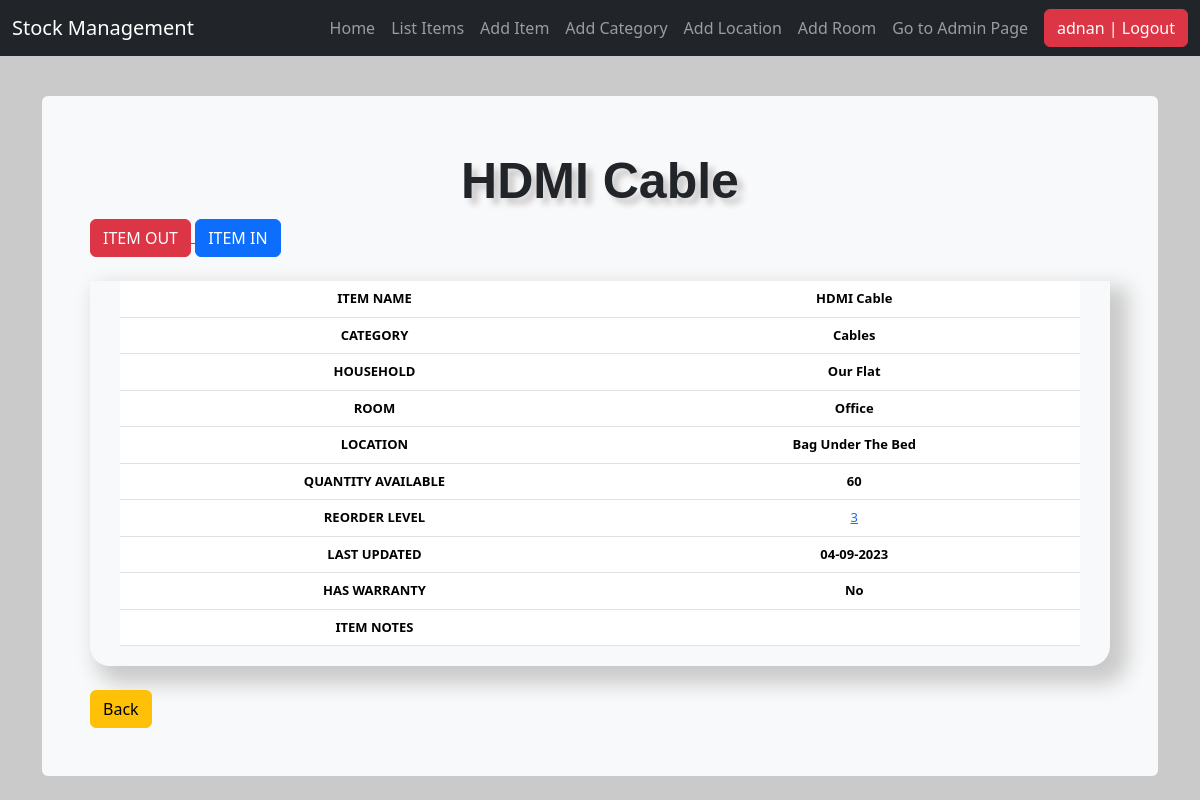
The page /item_detail/10/ (signed in) on the database as committed earlier.
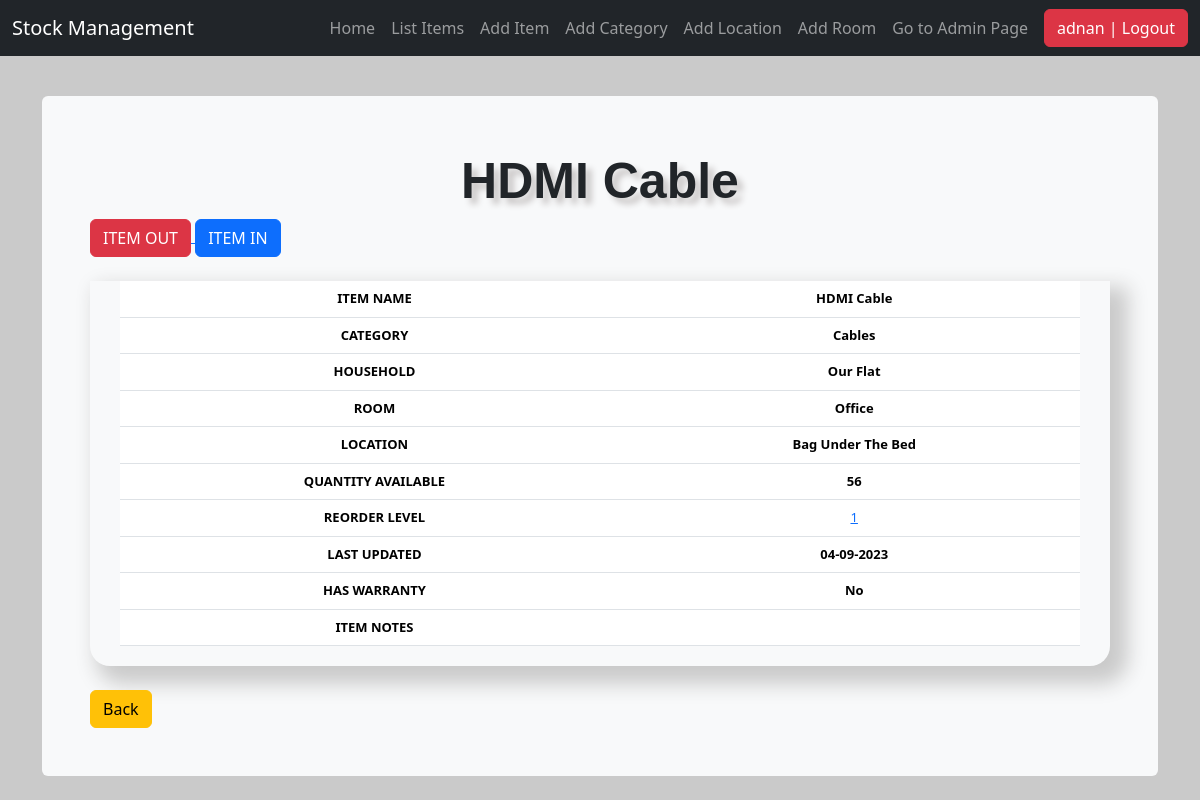
The same page on the database as committed later.
### stockmgmt/models.py (models this page shows, shortened)
class Stock(models.Model):
    household = models.ForeignKey(
        Household, on_delete=models.CASCADE, blank=True)
    room = models.ForeignKey(Room, on_delete=models.CASCADE, blank=True)
    location = models.ForeignKey(
        Location, on_delete=models.CASCADE, blank=True)
    category = models.ForeignKey(
        Category, on_delete=models.CASCADE, blank=True)
    item_name = models.CharField(max_length=50, blank=True, null=True)
    quantity = models.IntegerField(default='0', blank=True, null=True)
    receive_quantity = models.IntegerField(default='0', blank=True, null=True)
    receive_by = models.CharField(max_length=50, blank=True, null=True)
    issue_quantity = models.IntegerField(default='0', blank=True, null=True)
    issue_by = models.CharField(max_length=50, blank=True, null=True)
    issue_to = models.CharField(max_length=50, blank=True, null=True)
    item_usage = models.TextField(max_length=500, blank=True, null=True)
    phone_number = models.CharField(max_length=50, blank=True, null=True)
    created_by = models.CharField(max_length=50, blank=True, null=True)
    reorder_level = models.IntegerField(default='3', blank=True, null=True)
    timestamp = models.DateTimeField(auto_now_add=True, auto_now=False)
    last_updated = models.DateTimeField(auto_now_add=False, auto_now=True)
    has_warranty = models.BooleanField(default=False, blank=False, null=True)
    item_notes = models.TextField(max_length=500, blank=True, null=True)

class Category(models.Model):
    name = models.CharField(max_length=50, blank=True, null=True,
                            help_text="What category is the item related to? (such Cables/Computer Parts/Tools?)")
    def __str__(self):
        return self.name.title() if self.name else ""

class Household(models.Model):
    name = models.CharField(max_length=50, blank=True, null=True)
    def __str__(self):
        return self.name.title() if self.name else ""

class Room(models.Model):
    name = models.CharField(max_length=50, blank=True,
                            null=True, help_text="Which room is the item at?")
    def __str__(self):
        return self.name.title() if self.name else ""

class Location(models.Model):
    name = models.CharField(max_length=50, blank=True,
                            null=True, help_text="Where is the item located?")
    def __str__(self):
        return self.name.title() if self.name else ""

### stockmgmt/views.py (the view)
# urls.py: path('item_detail/<str:pk>/', views.item_detail, name="item_detail"),
@login_required
def item_detail(request, pk):
    queryset = Stock.objects.get(id=pk)
    context = {
        "title": queryset.item_name,
        "queryset": queryset,
    }
    return render(request, "./includes/item_detail.html", context)

### stockmgmt/templates/includes/item_detail.html (shortened to what this page needs)
{% extends 'base.html' %}
{% load crispy_forms_tags %}
{% block content %}
<a href="{% url 'issue_items' queryset.id %}">
    <div class='btn btn-danger'>ITEM OUT</div>
</a>
<a href="{% url 'receive_items' queryset.id %}">
    <div class='btn btn-primary'>ITEM IN</div>
</a>
<br><br>
<div class="display_table">
    <table class='table'>
        <tr>
            <th>ITEM NAME</th>
            <th>{{queryset.item_name}}</th>
        </tr>
        <tr>
            <th>CATEGORY</th>
            <th>{{queryset.category}}</th>
        </tr>
        <tr>
            <th>HOUSEHOLD</th>
            <th>{{queryset.household}}</th>
        </tr>
        <tr>
            <th>ROOM</th>
            <th>{{queryset.room}}</th>
        </tr>
        <tr>
            <th>LOCATION</th>
            <th>{{queryset.location}}</th>
        </tr>
        <tr>
            <th>QUANTITY AVAILABLE</th>
            <th>{{queryset.quantity}}</th>
        </tr>
        <tr>
            <th>REORDER LEVEL</th>
            <td>{% if request.user.is_superuser %}
                <a href="{% url 'reorder_level' queryset.id %}">
                    {%endif%}
                    {{queryset.reorder_level}}
                </a>
            </td>
        </tr>
        <tr>
            <th>LAST UPDATED</th>
            <th>{{queryset.last_updated|date:"d-m-Y"}}</th>
        </tr>
        <tr>
            <th>HAS WARRANTY</th>
            <th>{% if instance.has_warranty %}
                Yes
                {% else %}
                No
                {% endif %}
            </th>
        </tr>
        <tr>
            <th>ITEM NOTES</th>
            <th>{{queryset.item_notes}}</th>
        </tr>
    </table>
</div>
<br />
<div class="form-group">
    <a id="back-button" href="" onclick="javascript:window.history.back(-1);return false;">
        <div class="btn btn-warning">Back</div>
    </a>
</div>
{% endblock %}

### stockmgmt/templates/base.html (shortened to what this page needs)
{% load static %}
<!DOCTYPE html>
<html lang="en">
<head>
    {% block corecss %}
    <link href="https://cdn.jsdelivr.net/npm/bootstrap@5.3.1/dist/css/bootstrap.min.css" rel="stylesheet"
>
    <link rel="stylesheet" type="text/css" href="https://unpkg.com/nprogress@0.2.0/nprogress.css">
    <link rel="stylesheet" type="text/css" href="https://cdn.datatables.net/1.11.4/css/jquery.dataTables.min.css">
    <link href="{% static '/css/style.css' %}" rel="stylesheet">
    {% endblock %}
</head>
<body>
    {% include './partials/nav.html' %}
    <main class="container pt-5">
        <br>
        <div class="bg-light p-5 rounded">
            <div class="header">{{title}}</div>
            {% block content %}
            {% endblock %}
        </div>
    </main>
</body>
</html>

Rows that differ between the two databases and show on the page:
changed Stock "HDMI Cable": quantity "60" → "56"; reorder_level "3" → "1"
